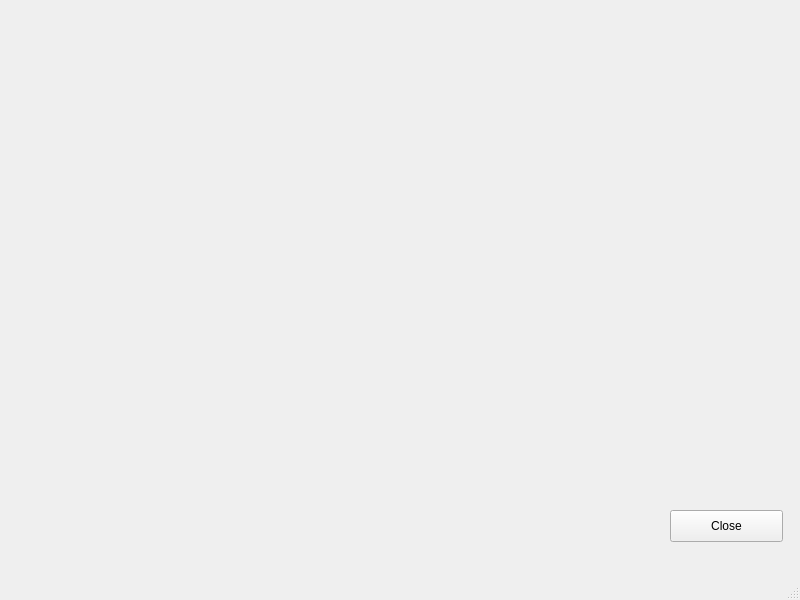
<?xml version="1.0" encoding="UTF-8"?>
<ui version="4.0">
 <class>SB_Output</class>
 <widget class="QMainWindow" name="SB_Output">
  <property name="geometry">
   <rect>
    <x>0</x>
    <y>0</y>
    <width>800</width>
    <height>600</height>
   </rect>
  </property>
  <property name="windowTitle">
   <string>Strategy Output</string>
  </property>
  <widget class="QWidget" name="centralwidget">
   <widget class="QPushButton" name="b_close">
    <property name="geometry">
     <rect>
      <x>670</x>
      <y>510</y>
      <width>113</width>
      <height>32</height>
     </rect>
    </property>
    <property name="text">
     <string>Close</string>
    </property>
    <property name="shortcut">
     <string>Esc</string>
    </property>
   </widget>
  </widget>
  <widget class="QMenuBar" name="menubar">
   <property name="geometry">
    <rect>
     <x>0</x>
     <y>0</y>
     <width>800</width>
     <height>22</height>
    </rect>
   </property>
  </widget>
  <widget class="QStatusBar" name="statusbar"/>
 </widget>
 <resources/>
 <connections/>
</ui>
